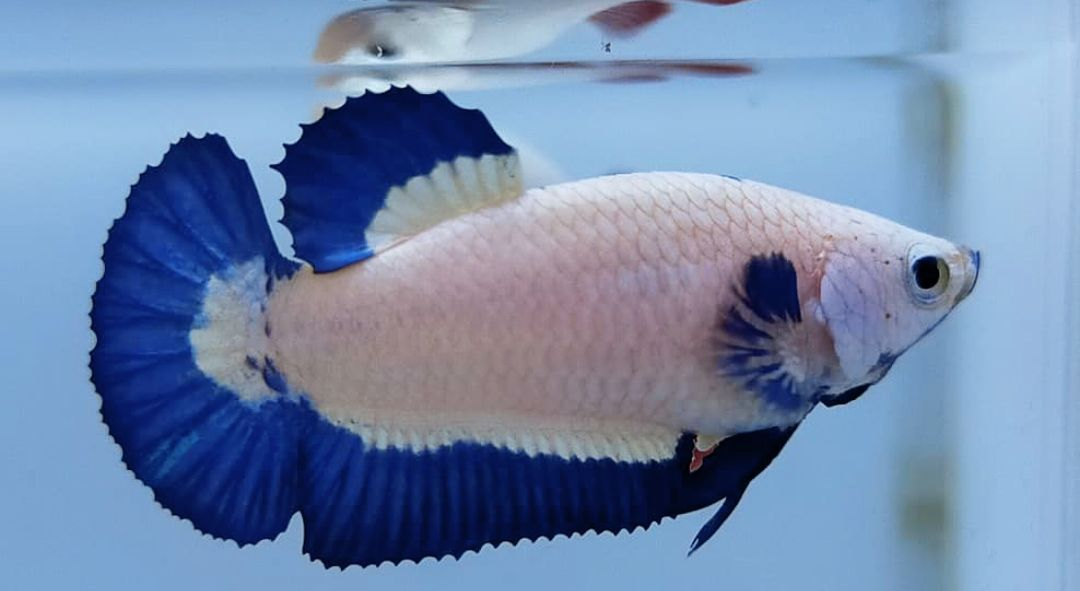
#> input picture gambar/3.jpg, 1080 x 591 px
$ jupyter execute latihan_OpenCV.ipynb   (shell and % lines are left out)
#> lines starting #> are read from the running program, lines starting #| are printed output that depends on the picture
[cell 1]
import numpy as np
import matplotlib.pyplot as plt

[cell 2]
import cv2

[cell 3]
gambar = cv2.imread('gambar/3.jpg')
#> gambar is the input picture: shape (591, 1080, 3); mean B, G, R 172.3, 136.6, 113.7

[cell 4]
gambar

[cell 5]
gambar.shape
#> Out = (591, 1080, 3)

[cell 6]
plt.imshow(gambar)

[cell 7]
#matplotlib ------> RGB (red,green,blue)
#openCV ----------> BGR (blue, green, red)

[cell 8]
fix_gambar = cv2.cvtColor(gambar, cv2.COLOR_BGR2RGB)

[cell 9]
plt.imshow(fix_gambar)

[cell 10]
gambar_abu = cv2.imread('gambar/3.jpg', cv2.IMREAD_GRAYSCALE)
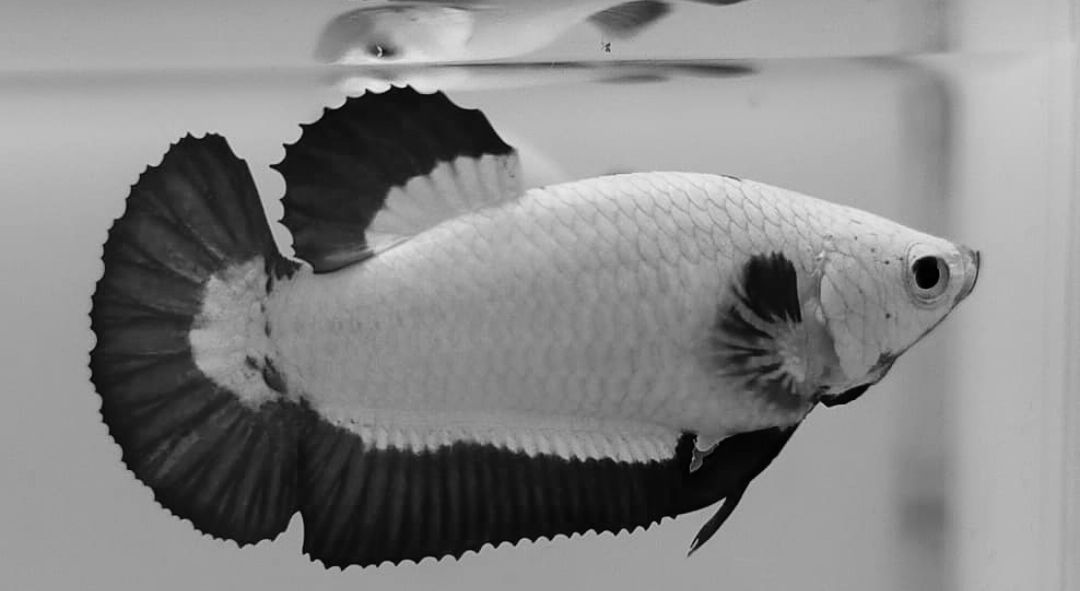
#> gambar_abu: shape (591, 1080); min 0, max 237, mean 133.8

[cell 11]
plt.imshow(gambar_abu, cmap='gray')

[cell 12]
plt.imshow(fix_gambar)

[cell 13]
gambar_resize = cv2.resize(fix_gambar, (800,600))
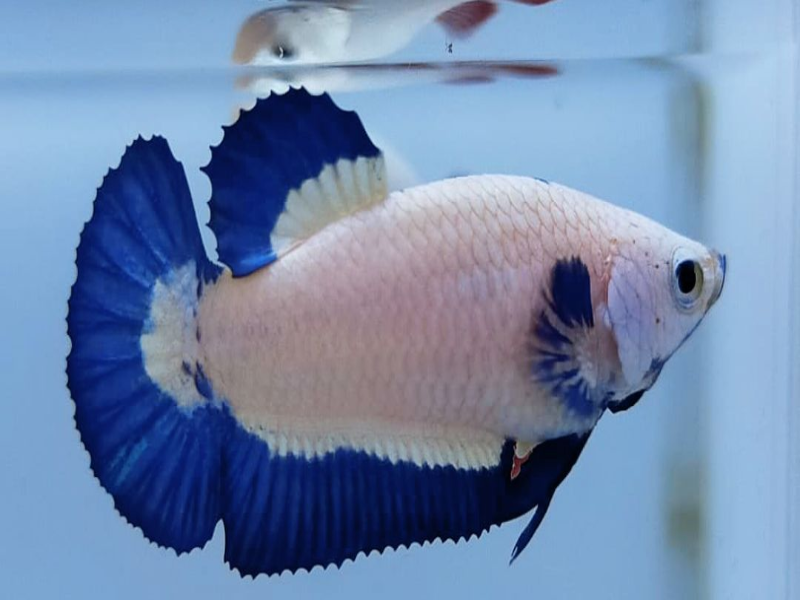
#> gambar_resize: shape (600, 800, 3); mean R, G, B 113.6, 136.5, 172.3

$ run again, with gambar/1.jpg copied over gambar/3.jpg
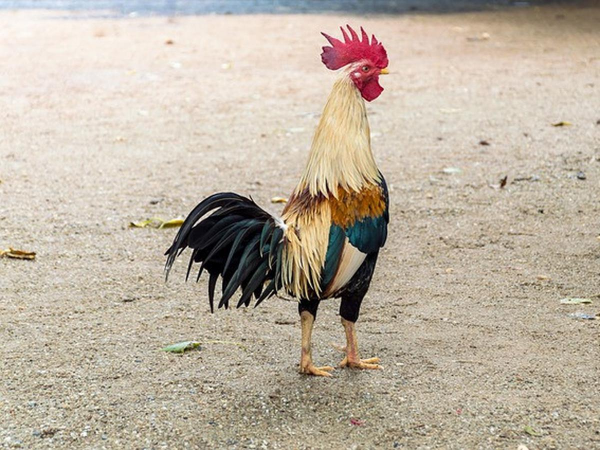
#> input picture gambar/1.jpg, 1200 x 900 px (shown at 1/2 size)
#> gambar is the input picture: shape (900, 1200, 3); mean B, G, R 162.7, 178.8, 190.4
#> `gambar_abu = cv2.imread('gambar/3.jpg', cv2.IMREAD_GRAYSCALE)`:
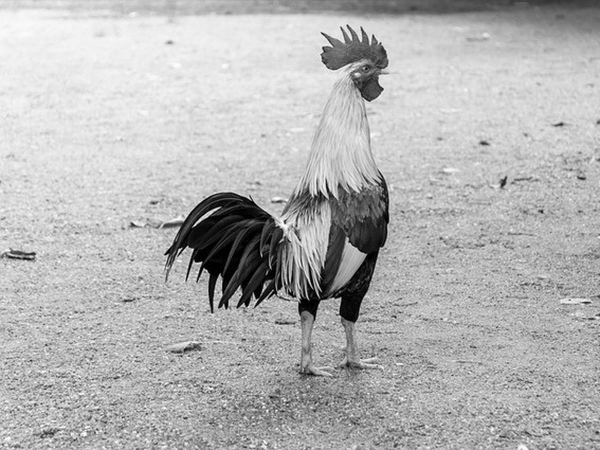
#> gambar_abu: shape (900, 1200) (shown at 1/2 size); min 0, max 255, mean 180.4
#> `gambar_resize = cv2.resize(fix_gambar, (800,600))`:
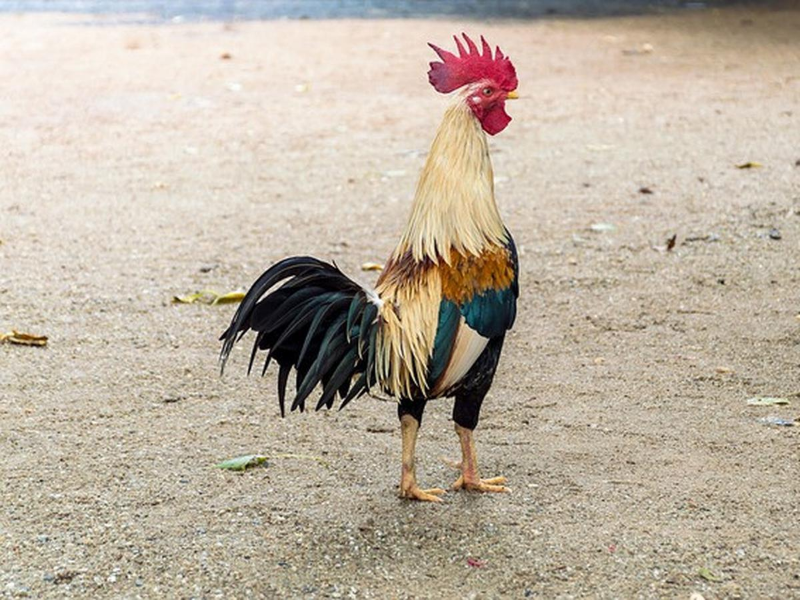
#> gambar_resize: shape (600, 800, 3); mean R, G, B 190.3, 178.8, 162.7

$ run again, with gambar/2.jpg copied over gambar/3.jpg
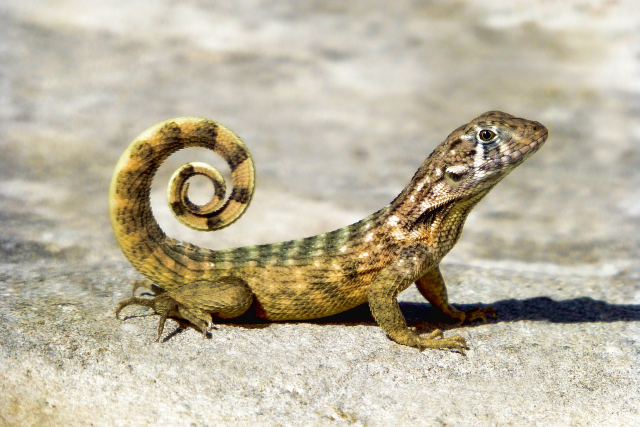
#> input picture gambar/2.jpg, 1280 x 853 px (shown at 1/2 size)
#> gambar is the input picture: shape (853, 1280, 3); mean B, G, R 159, 180.3, 188.3
#> `gambar_abu = cv2.imread('gambar/3.jpg', cv2.IMREAD_GRAYSCALE)`:
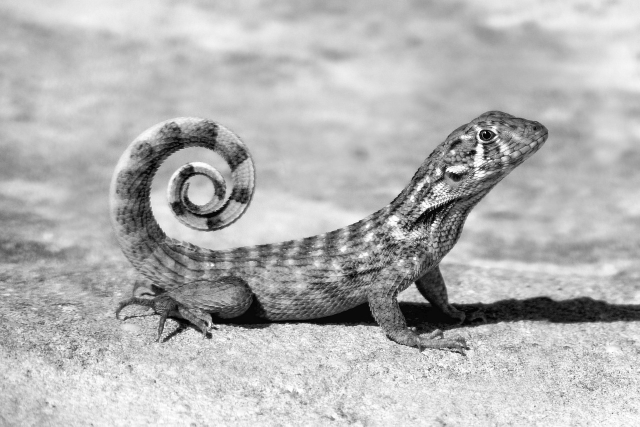
#> gambar_abu: shape (853, 1280) (shown at 1/2 size); min 0, max 255, mean 180.2
#> `gambar_resize = cv2.resize(fix_gambar, (800,600))`:
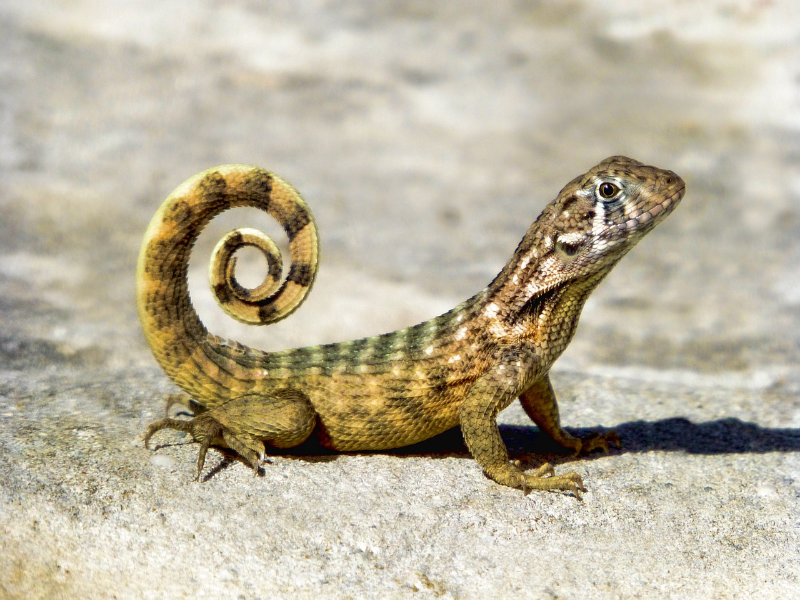
#> gambar_resize: shape (600, 800, 3); mean R, G, B 188.2, 180.2, 158.9
